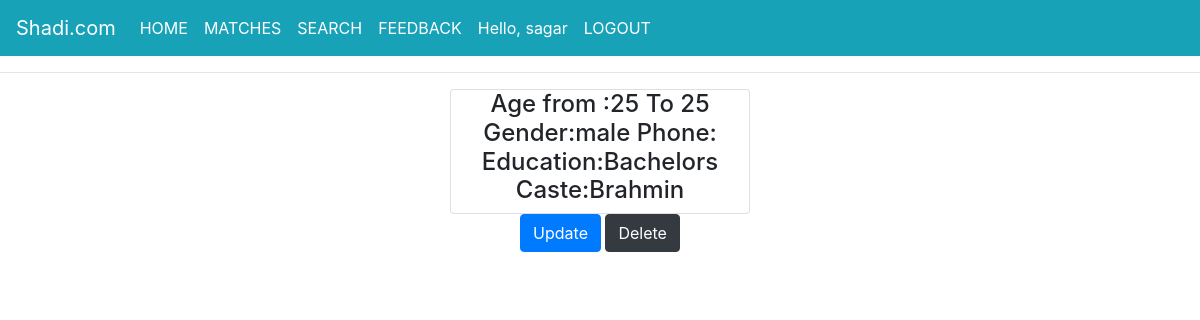
Page /myconnection/ (signed in) on the committed database.
### matri/models.py (models this page shows)
class RequestProfile(models.Model):
    gender=models.CharField(max_length=200)
    age1=models.IntegerField()
    age2=models.IntegerField()
    salary=models.CharField(max_length=200,choices=SALARY)
    username= models.OneToOneField(User, null=True, on_delete=models.CASCADE)
    education=models.CharField(max_length=200, choices=EDUCATION)
    caste=models.CharField(max_length=200, choices=CASTE)

### matri/views.py (the view)
# urls.py: path("myconnection/", views.MyConnection, name="myconnection"),
def MyConnection(request):
    requestprofile = RequestProfile.objects.filter(username=request.user)
    return render(request, 'myconnection.html',{'requestprofile':requestprofile})

### templates/myconnection.html (shortened to what this page needs)
{% include "base.html" %}
{% block content %}
{% if requestprofile %}
{% for requestprofile in requestprofile %}
<center>
   <div class="col-md-3 card">
 <h4>
    Age from :{{requestprofile.age1}} To {{requestprofile.age2}}
    Gender:{{requestprofile.gender}}
    Phone:{{requestprofile.phone}}
    Education:{{requestprofile.education}}
    Caste:{{requestprofile.caste}}
        </div>
        <a class="btn btn-primary" href="/myconnectionedit/{{requestprofile.id}}">Update</a>
        <a class="btn btn-dark" href="/deleteconnection/{{requestprofile.id}}">Delete</a>
{% endfor %}
</center>
{% else %}
<br><br><br><br><br><br><br>
<center><h3>No profile found..</h3> </center> <br>
<center><a class="btn btn-primary" href="/connectioninfo/">Create One</a></center>
{% endif %}
{% endblock %}

### templates/base.html (shortened to what this page needs)
<!DOCTYPE html>
<html lang="en">
  <head>
    <link
      rel="stylesheet"
      href="https://stackpath.bootstrapcdn.com/bootstrap/4.5.2/css/bootstrap.min.css"
    />
  </head>
  <body>
    <nav class="navbar navbar-expand-lg navbar-dark bg-info">
      <a class="navbar-brand" href="/">Shadi.com</a>
      <div class="collapse navbar-collapse" id="navbarSupportedContent">
        <ul class="navbar-nav mr-auto">
          <li class="nav-item active">
            <a class="nav-link" href="/"
              >HOME <span class="sr-only">(current)</span></a
            >
          </li>
          <li class="nav-item active">
            <a class="nav-link" href="/showmatches/">MATCHES</a>
          </li>
          <li class="nav-item active">
            <a class="nav-link" href="/search/">SEARCH</a>
          </li>
          <li class="nav-item active">
            <a class="nav-link" href="/feedback/">FEEDBACK</a>
          </li>
          {% if user.is_authenticated %}
          <li class="nav-item active">
            <a class="nav-link"> Hello, {{user.username}}</i></a>
          </li>
            <li class="nav-item active">
              <a href="/accounts/logout" class="nav-link">LOGOUT</a>
            </li>
          {% endif %}
        </ul>
      </div>
    </nav>
    <hr />
  </body>
</html>

### rows in the picture
RequestProfile: age1 "25", age2 "25", gender "male", education "Bachelors", caste "Brahmin"

### other values in the picture
{{ user.username }} "sagar"
